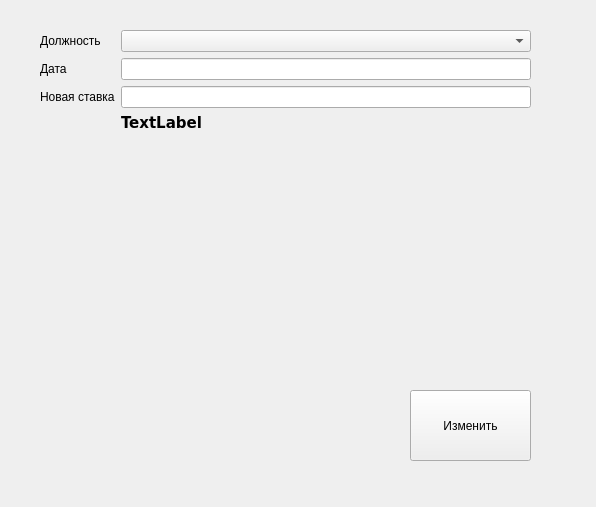
<?xml version="1.0" encoding="UTF-8"?>
<ui version="4.0">
 <class>ChangeRate</class>
 <widget class="QWidget" name="ChangeRate">
  <property name="geometry">
   <rect>
    <x>0</x>
    <y>0</y>
    <width>596</width>
    <height>507</height>
   </rect>
  </property>
  <property name="windowTitle">
   <string>Form</string>
  </property>
  <widget class="QPushButton" name="pushButton">
   <property name="geometry">
    <rect>
     <x>410</x>
     <y>390</y>
     <width>121</width>
     <height>71</height>
    </rect>
   </property>
   <property name="text">
    <string>Изменить</string>
   </property>
  </widget>
  <widget class="QWidget" name="formLayoutWidget">
   <property name="geometry">
    <rect>
     <x>40</x>
     <y>30</y>
     <width>491</width>
     <height>331</height>
    </rect>
   </property>
   <layout class="QFormLayout" name="formLayout">
    <item row="0" column="0">
     <widget class="QLabel" name="label_2">
      <property name="text">
       <string>Должность</string>
      </property>
     </widget>
    </item>
    <item row="0" column="1">
     <widget class="QComboBox" name="Position"/>
    </item>
    <item row="1" column="0">
     <widget class="QLabel" name="label">
      <property name="text">
       <string>Дата</string>
      </property>
     </widget>
    </item>
    <item row="1" column="1">
     <widget class="QLineEdit" name="Date"/>
    </item>
    <item row="2" column="0">
     <widget class="QLabel" name="label_3">
      <property name="text">
       <string>Новая ставка</string>
      </property>
     </widget>
    </item>
    <item row="2" column="1">
     <widget class="QLineEdit" name="NewRate"/>
    </item>
    <item row="7" column="1">
     <spacer name="verticalSpacer">
      <property name="orientation">
       <enum>Qt::Vertical</enum>
      </property>
      <property name="sizeHint" stdset="0">
       <size>
        <width>20</width>
        <height>40</height>
       </size>
      </property>
     </spacer>
    </item>
    <item row="6" column="1">
     <spacer name="verticalSpacer_2">
      <property name="orientation">
       <enum>Qt::Vertical</enum>
      </property>
      <property name="sizeHint" stdset="0">
       <size>
        <width>20</width>
        <height>40</height>
       </size>
      </property>
     </spacer>
    </item>
    <item row="3" column="1">
     <widget class="QLabel" name="LastRate">
      <property name="font">
       <font>
        <family>Verdana</family>
        <pointsize>11</pointsize>
        <bold>true</bold>
       </font>
      </property>
      <property name="text">
       <string>TextLabel</string>
      </property>
     </widget>
    </item>
    <item row="5" column="1">
     <spacer name="verticalSpacer_3">
      <property name="orientation">
       <enum>Qt::Vertical</enum>
      </property>
      <property name="sizeHint" stdset="0">
       <size>
        <width>20</width>
        <height>40</height>
       </size>
      </property>
     </spacer>
    </item>
    <item row="4" column="1">
     <spacer name="verticalSpacer_4">
      <property name="orientation">
       <enum>Qt::Vertical</enum>
      </property>
      <property name="sizeHint" stdset="0">
       <size>
        <width>20</width>
        <height>40</height>
       </size>
      </property>
     </spacer>
    </item>
   </layout>
  </widget>
 </widget>
 <resources/>
 <connections/>
</ui>
